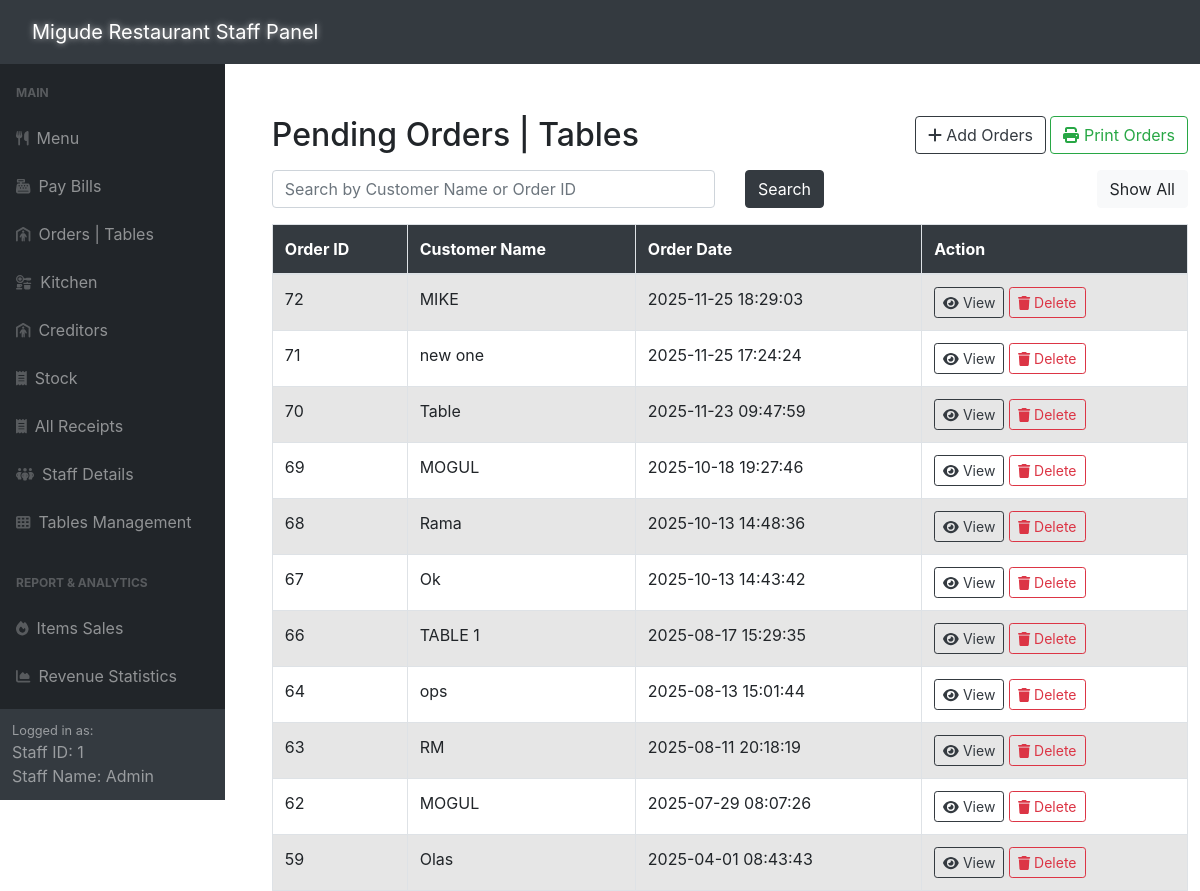
Page /adminSide/panel/pendingOrders.php (signed in) on the committed database.
### tables this page shows
CREATE TABLE `pendingorders` (
  `order_id` int(11) NOT NULL,
  `customer_name` varchar(255) NOT NULL,
  `bill_id` int(11) DEFAULT NULL,
  `order_date` datetime NOT NULL,
  `status` enum('Pending','Closed') DEFAULT 'Pending'
);

### adminSide/panel/pendingOrders.php (the view, shortened to what this page needs)
<?php
require_once '../config.php';
include '../inc/dashHeader.php';
$query = "SELECT * FROM pendingorders ORDER BY order_id DESC";
$result = mysqli_query($link, $query);
?>
<!DOCTYPE html>
<html>
<head>
    <link rel="stylesheet" href="../css/pos.css" />
    <link rel="stylesheet" href="https://maxcdn.bootstrapcdn.com/bootstrap/4.5.2/css/bootstrap.min.css">
</head>
<body>
    <div class="wrapper">
        <div class="container-fluid pt-5 pl-600">
            <div class="row">
                <div class="m-50">
                    <div class="mt-5 mb-3 d-flex justify-content-between align-items-center">
                        <h2 class="m-0">Pending Orders | Tables</h2>
                        <div>
                            <a href="javascript:void(0);" onclick="addPendingOrder()" class="btn btn-outline-dark"><i class="fa fa-plus"></i> Add Orders</a>
                            <a href="javascript:void(0);" onclick="window.print()" class="btn btn-outline-success"><i class="fa fa-print"></i> Print Orders</a>
                        </div>
                    </div>
                    <div class="mb-3">
                        <form method="POST" action="#">
                            <div class="row">
                                <div class="col-md-6">
                                    <input type="text" name="search" id="search" class="form-control" placeholder="Search by Customer Name or Order ID">
                                </div>
                                <div class="col-md-3">
                                    <button type="submit" class="btn btn-dark">Search</button>
                                </div>
                                <div class="col" style="text-align: right;">
                                    <a href="pendingOrders.php" class="btn btn-light">Show All</a>
                                </div>
                            </div>
                        </form>
                    </div>
                    <?php
                    if ($result && mysqli_num_rows($result) > 0) {
                        echo '<div class="table-responsive">';
                        echo '<table class="table table-bordered table-striped mb-0">';
                        echo "<thead>";
                        echo "<tr>";
                        echo "<th>Order ID</th>";
                        echo "<th>Customer Name</th>";
                        echo "<th>Order Date</th>";
                        echo "<th>Action</th>";
                        echo "</tr>";
                        echo "</thead>";
                        echo "<tbody>";
                        while ($row = mysqli_fetch_assoc($result)) {
                            echo "<tr>";
                            echo "<td>" . $row['order_id'] . "</td>";
                            echo "<td>" . $row['customer_name'] . "</td>";
                            echo "<td>" . $row['order_date'] . "</td>";
                            echo "<td>";
                            echo '<a href="../pendingOrderCrud/viewPendingOrder.php?order_id=' . $row['order_id'] . '" class="btn btn-outline-dark btn-sm"><i class="fa fa-eye"></i> View</a> ';
                            echo '<a href="#" onclick="confirmDelete(' . $row['order_id'] . ')" class="btn btn-outline-danger btn-sm"><i class="fa fa-trash"></i> Delete</a>';
                            echo "</td>";
                            echo "</tr>";
                        }
                        echo "</tbody>";
                        echo "</table>";
                        echo '</div>';
                    } else {
                        echo '<div class="alert alert-danger"><em>No pending orders found.</em></div>';
                    }
                    ?>
                </div>
            </div>
        </div>
    </div>
    <?php include '../inc/dashFooter.php'; ?>
</body>
</html>

### adminSide/inc/dashHeader.php (style rules this page uses)
html, body { overflow-x: hidden; width: 100%; }
.container, .container-fluid { max-width: 100%; }

### adminSide/panel/pendingOrders.php (style rules this page uses)
.wrapper { width: 100%; max-width: 1300px; padding-left: 200px; padding-top: 20px; }
.table thead th { background-color: #343a40; color: white; }
.btn-outline-dark { border-color: #343a40; color: #343a40; }
.btn-outline-success { border-color: #28a745; color: #28a745; }
.btn-outline-danger { border-color: #dc3545; color: #dc3545; }
.table-responsive { width: 100%; overflow-x: auto; -webkit-overflow-scrolling: touch; }

### rows in the picture
pendingorders: order_id "72", customer_name "MIKE", order_date "2025-11-25 18:29:03"
pendingorders: order_id "71", customer_name "new one", order_date "2025-11-25 17:24:24"
pendingorders: order_id "70", customer_name "Table", order_date "2025-11-23 09:47:59"
pendingorders: order_id "69", customer_name "MOGUL", order_date "2025-10-18 19:27:46"
pendingorders: order_id "68", customer_name "Rama", order_date "2025-10-13 14:48:36"
pendingorders: order_id "67", customer_name "Ok", order_date "2025-10-13 14:43:42"
pendingorders: order_id "66", customer_name "TABLE 1", order_date "2025-08-17 15:29:35"
pendingorders: order_id "64", customer_name "ops", order_date "2025-08-13 15:01:44"
pendingorders: order_id "63", customer_name "RM", order_date "2025-08-11 20:18:19"
pendingorders: order_id "62", customer_name "MOGUL", order_date "2025-07-29 08:07:26"
pendingorders: order_id "59", customer_name "Olas", order_date "2025-04-01 08:43:43"

### other values in the picture
$_SESSION['logged_account_id'] "1"
$_SESSION['logged_staff_name'] "Admin"
